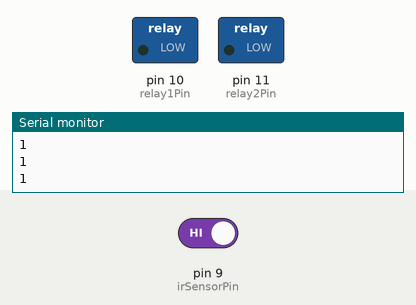
Bench run of a sketch on a simulated Arduino Uno, built with avr-gcc and run on an emulated ATmega328P. On the bench: switched loads named in the sketch (green lamp = pin HIGH), the last lines printed to the serial monitor. The inputs (shaded band) are chosen by the test bench; at power-on: pin 9 (irSensorPin) HIGH.

Above: at 1.2 s.
1.3 s: pin 9 (irSensorPin) driven LOW
At 1.8 s:
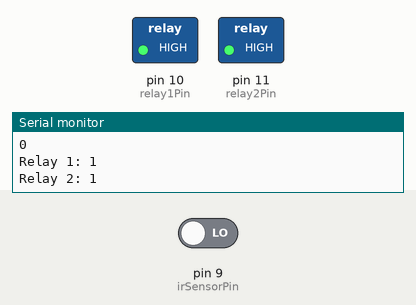
Timing chart, 0 to 4.3 s (numbered marks = the images above; inputs shaded):
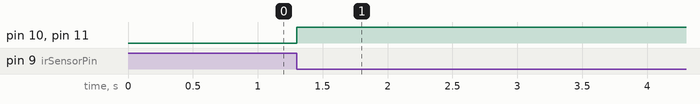

The sketch:

contactless_switch.ino
```cpp
// Define pin numbers
const int irSensorPin = 9;
const int relay1Pin = 10;
const int relay2Pin = 11;

// Variables to store the relay states
int relay1State = LOW;
int relay2State = LOW;

// Variable to store the previous IR sensor state
int lastIrSensorState = HIGH;

void setup() {
  // Initialize serial communication for debugging purposes
  Serial.begin(9600);

  // Set the relay pins as outputs
  pinMode(relay1Pin, OUTPUT);
  pinMode(relay2Pin, OUTPUT);

  // Set the IR sensor pin as input
  pinMode(irSensorPin, INPUT);

  // Initialize the relays to be off initially
  digitalWrite(relay1Pin, relay1State);
  digitalWrite(relay2Pin, relay2State);
}

void loop() {
  // Read the value from the IR sensor
  int irSensorValue = digitalRead(irSensorPin);

  // Print the sensor value to the Serial Monitor for debugging
  Serial.println(irSensorValue);

  // Check for a change in the IR sensor state (from HIGH to LOW)
  if (irSensorValue == LOW && lastIrSensorState == HIGH) {
    // Toggle the state of the relays
    relay1State = !relay1State;
    relay2State = !relay2State;

    // Update the relays with the new states
    digitalWrite(relay1Pin, relay1State);
    digitalWrite(relay2Pin, relay2State);

    // Print the new relay states to the Serial Monitor for debugging
    Serial.print("Relay 1: ");
    Serial.println(relay1State);
    Serial.print("Relay 2: ");
    Serial.println(relay2State);

    // Wait for a while to avoid multiple toggles due to sensor noise
    delay(500); // Adjust the delay time as needed
  }

  // Update the last IR sensor state
  lastIrSensorState = irSensorValue;

  // Add a short delay before the next loop iteration
  delay(100);
}
```

Measured:
- after the input at 1.3 s, pin 10 (relay1Pin), pin 11 (relay2Pin): LOW → HIGH at once
